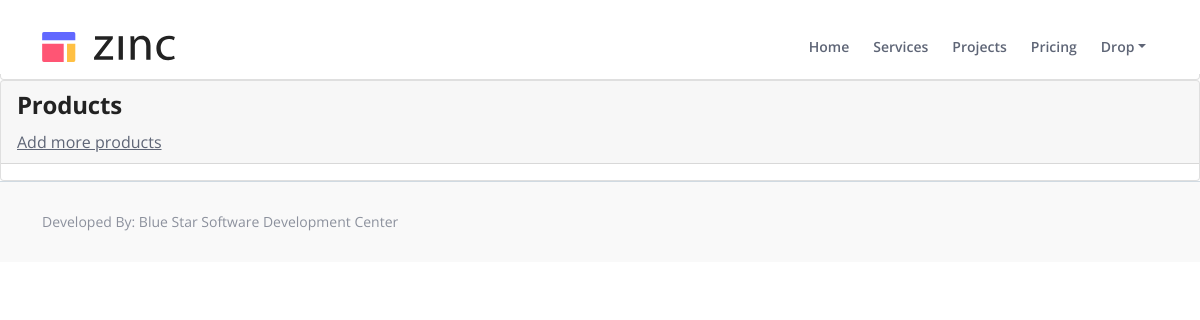
The app's page /invoicelist/, older data.
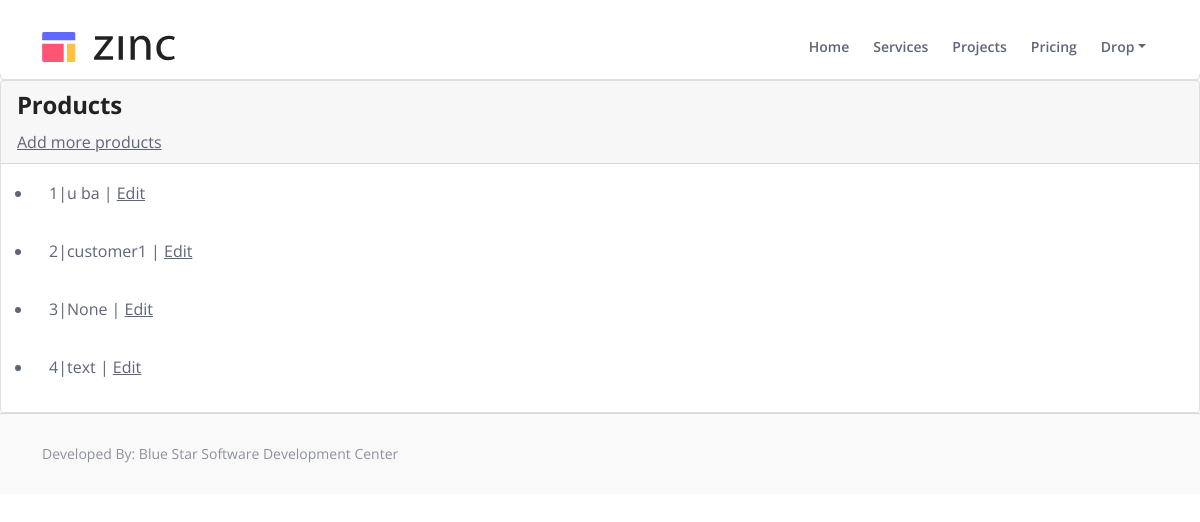
The same page, newer data.
### myapp/models.py (models this page shows, shortened)
class invoicedetail(models.Model):
    member = models.CharField(max_length=100, blank=True, null=True)
    customer = models.CharField(max_length=100, blank=True, null=True)
    total_amount = models.PositiveIntegerField(default=0)
    created_date = models.DateField(auto_now_add=True)
    created_at = models.DateTimeField(auto_now_add=True)
    updated_at = models.DateTimeField(auto_now=True)

### myapp/views.py (the view)
# urls.py: path('invoicelist/', invoicelist.as_view(), name='invoicelist'),
class invoicelist(ListView):
    model = invoicedetail
    template_name = "invoice_list.html"
    context_object_name = "invoice"

### templates/invoice_list.html
{% extends "index.html" %}
{% block content %}
    <div class="card mt-30">
        <div class="card-header card-header-secondary">
            <h4 class="card-title">Products</h4>
            <a href="{% url 'myapp:create_invoice' %}">Add more products</a>
        </div>
        <ul>
            {% for i in invoice %}
                <li class="card-body">{{ i.id }}|{{ i.customer}} | <a href="{% url 'myapp:update_invoice' i.id%}">Edit</a></li>
            {% endfor %}
        </ul>
    </div>
{% endblock content %}

### templates/index.html (shortened to what this page needs)
{% load static %}
<!DOCTYPE html>
<html lang="en">
<head>
    <link href="{% static 'css/bootstrap.min.css' %}" rel="stylesheet">
    <link href="{% static 'css/fontawesome-all.min.css' %}" rel="stylesheet">
    <link href="{% static 'css/swiper.css' %}" rel="stylesheet">
	<link href="{% static 'css/styles.css' %}" rel="stylesheet">
</head>
<body data-bs-spy="scroll" data-bs-target="#navbarExample">
    <nav id="navbarExample" class="navbar navbar-expand-lg fixed-top navbar-light" aria-label="Main navigation">
        <div class="container">
            <a class="navbar-brand logo-image" href="index.html"><img src="{% static 'images/logo.svg' %}" alt="alternative"></a>
            <div class="navbar-collapse offcanvas-collapse" id="navbarsExampleDefault">
                <ul class="navbar-nav ms-auto navbar-nav-scroll">
                    <li class="nav-item">
                        <a class="nav-link active" aria-current="page" href="#header">Home</a>
                    </li>
                    <li class="nav-item">
                        <a class="nav-link" href="#services">Services</a>
                    </li>
                    <li class="nav-item">
                        <a class="nav-link" href="#projects">Projects</a>
                    </li>
                    <li class="nav-item">
                        <a class="nav-link" href="#pricing">Pricing</a>
                    </li>
                    <li class="nav-item dropdown">
                        <a class="nav-link dropdown-toggle" href="#" id="dropdown01" data-bs-toggle="dropdown" aria-expanded="false">Drop</a>
                    </li>
                </ul>
            </div>
        </div>
    </nav>
<div class="containter">
</div>
{% block content %}{% endblock content %}
    <div class="copyright bg-gray">
        <div class="container">
            <div class="row">
                <div class="col-lg-6">
                    <ul class="list-unstyled li-space-lg p-small">
                        <li><a href="article.html">Developed By: <a href="#" target="_blank">Blue Star Software Development Center</a></li>
                    </ul>
                </div>
                <div class="col-lg-2">
                </div>
                <div class="col-lg-4">
                </div>
            </div>
        </div>
    </div>
</body>
</html>

### static/css/styles.css (style rules this page uses)
body, html { width: 100%; height: 100%; }
body, p { color: #5e6576; font: 400 1rem/1.625rem "Open Sans", sans-serif; }
h4 { color: #222222; font-weight: 700; font-size: 1.5rem; line-height: 2rem; letter-spacing: -0.2px; }
.p-small { font-size: 0.875rem; line-height: 1.5rem; }
.li-space-lg li { margin-bottom: 0.5rem; }
a { color: #5e6576; text-decoration: underline; }
.bg-gray { background-color: #f9f9f9; }
.navbar { background-color: #ffffff; font-weight: 600; font-size: 0.875rem; line-height: 0.875rem; box-shadow: 0 1px 6px 0 rgba(0, 0, 0, 0.05); }
.navbar .navbar-brand { padding-top: 0.25rem; padding-bottom: 0.25rem; }
.navbar .logo-image img { width: 133px; height: 30px; }
.offcanvas-collapse { position: fixed; top: 3.25rem; bottom: 0; left: 100%; width: 100%; padding-right: 1rem; padding-left: 1rem; overflow-y: auto; visibility: hidden; background-color: #ffffff; transition: visibility .3s ease-in-out, -webkit-transform .3s ease-in-out; transition: transform .3s ease-in-out, visibility .3s ease-in-out; transition: transform .3s ease-in-out, visibility .3s ease-in-out, -webkit-transform .3s ease-in-out; }
.navbar .navbar-nav { margin-top: 0.75rem; margin-bottom: 0.5rem; }
.navbar .nav-item .nav-link { padding-top: 0.625rem; padding-bottom: 0.625rem; color: #5e6576; text-decoration: none; transition: all 0.2s ease; }
.copyright { padding-top: 1.75rem; border-top: 1px solid #d0dae2; text-align: center; }
.copyright a { text-decoration: none; }
.copyright .list-unstyled, .copyright .statement { opacity: 0.7; }
.copyright .list-unstyled li { margin-bottom: 0.75rem; }
@media (min-width: 992px) { .navbar { padding-top: 1.75rem; background-color: #ffffff; box-shadow: none; transition: all 0.2s; } }
@media (min-width: 992px) { .offcanvas-collapse { position: static; top: auto; bottom: auto; left: auto; width: auto; padding-right: 0; padding-left: 0; background-color: transparent; overflow-y: visible; visibility: visible; } }
@media (min-width: 992px) { .navbar .navbar-nav { margin-top: 0; margin-bottom: 0; } }
@media (min-width: 992px) { .navbar .nav-item .nav-link { padding-right: 0.75rem; padding-left: 0.75rem; } }
@media (min-width: 992px) { .copyright { text-align: left; } }
@media (min-width: 992px) { .copyright .list-unstyled li { display: inline-block; margin-right: 1rem; } }
@media (min-width: 1200px) { .container { max-width: 1140px; } }

Row changes from the older to the newer data that the page shows:
added invoicedetail: id "1", customer "u ba"
added invoicedetail: id "2", customer "customer1"
added invoicedetail: id "3", customer "None"
added invoicedetail: id "4", customer "text"
